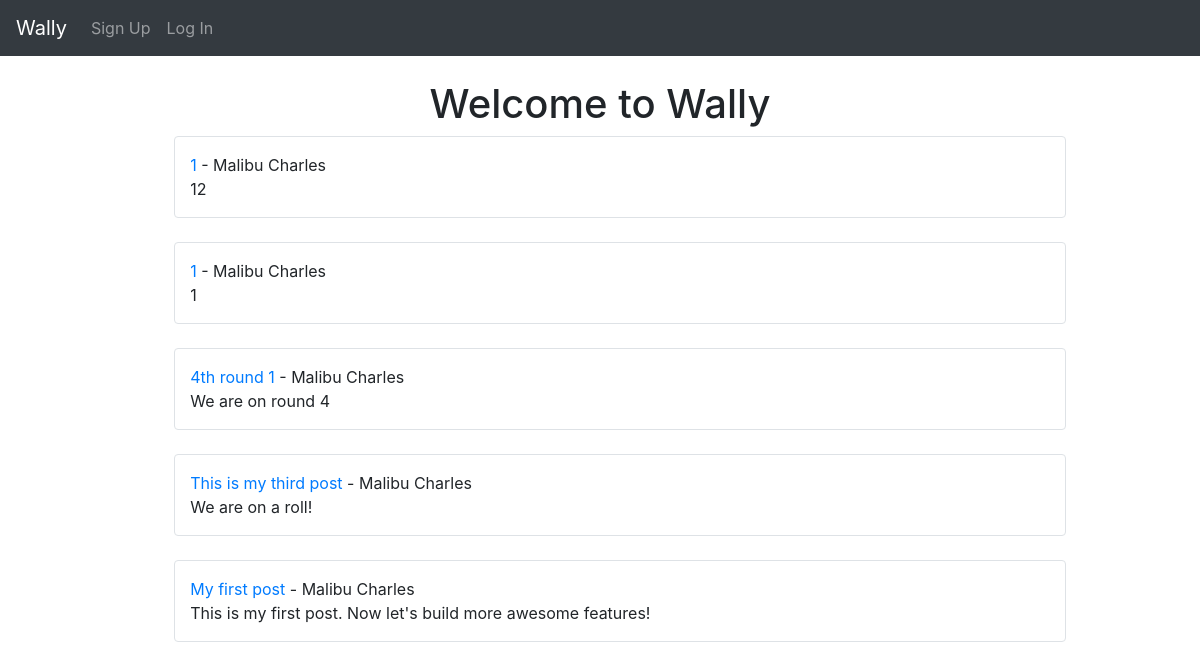
The app's page /, older data.
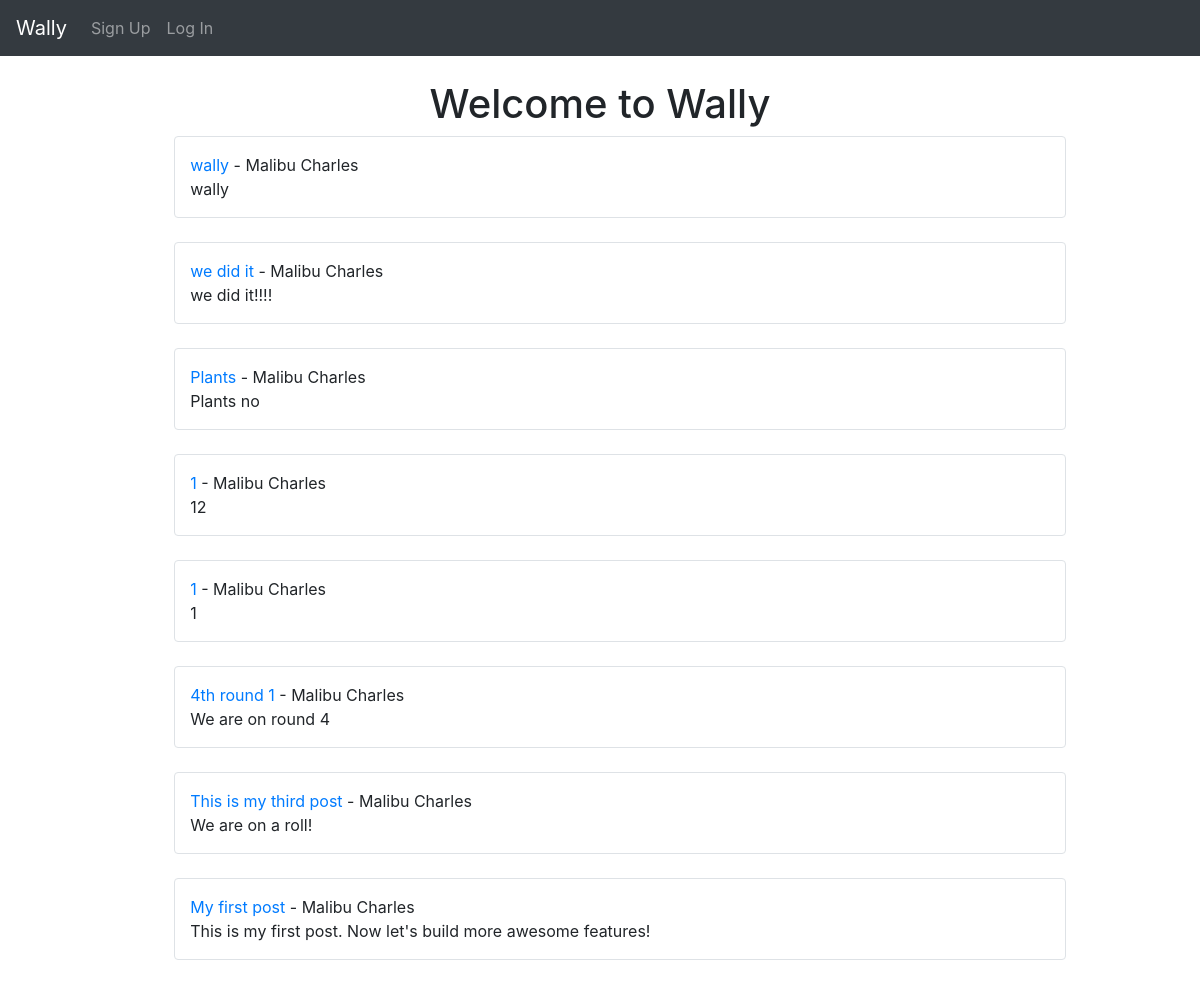
The same page, newer data.
### thewally/models.py (models this page shows)
class Post(models.Model):
    title = models.CharField(max_length=255)
    title_tag = models.CharField(max_length=255)
    author = models.ForeignKey(User, on_delete=models.CASCADE)
    body = models.TextField()

### thewally/views.py (the view)
# urls.py: path('', HomeView.as_view(), name="home"),
class HomeView(ListView):
    model = Post
    template_name = 'home.html'
    ordering = ['-id']

### thewally/templates/home.html (shortened to what this page needs)
{% extends 'base.html' %}
{% block content %}
<div class="row text-center">
  <div class="col">
<h1>Welcome to Wally</h1>
</div>
</div>
<ul>
{% for post in object_list %}
   <ul class="col-12 col-md-10 mx-auto border rounded py-3 mb-4"><a href="{% url 'article-detail' post.pk %}">{{post.title}}</a>
      - {{post.author.first_name}}
      {{post.author.last_name}}
    <br/>
    {{post.body}}</ul>
{% endfor%}
</ul>
{% endblock %}

### thewally/templates/base.html (shortened to what this page needs)
<!doctype html>
<html lang="en">
  <head>
    <link rel="stylesheet" href="https://cdn.jsdelivr.net/npm/bootstrap@4.4.1/dist/css/bootstrap.min.css">
  </head>
  <body>
    <nav class="navbar navbar-expand-lg navbar-dark bg-dark">
        <a class="navbar-brand" href="{% url 'home' %}">Wally </a>
        <div class="collapse navbar-collapse" id="navbarSupportedContent">
          <ul class="navbar-nav mr-auto">
            {% if user.is_authenticated %}
            <li class="nav-item">
              <a class="nav-link" href="{% url 'add_post' %}">Add Post</a>
            </li>
            <li class="nav-item">
              <a class="nav-link" href="{% url 'logout' %}">Log Out</a>
            </li>
            {% else %}
            <li class="nav-item">
              <a class="nav-link" href="{% url 'register' %}">Sign Up</a>
            </li>
            <li class="nav-item">
              <a class="nav-link" href="{% url 'login' %}">Log In</a>
            </li>
            {% endif %}
          </ul>
        </div>
      </nav>
    <br/>
    <div class="container">
    {% block content %}
    {% endblock %}
    </div>
  </body>
</html>

Row changes from the older to the newer data that the page shows:
added Post: title "wally", author.first_name "Malibu", author.last_name "Charles", body "wally"
added Post: title "we did it", author.first_name "Malibu", author.last_name "Charles", body "we did it!!!!"
added Post: title "Plants", author.first_name "Malibu", author.last_name "Charles", body "Plants no"
